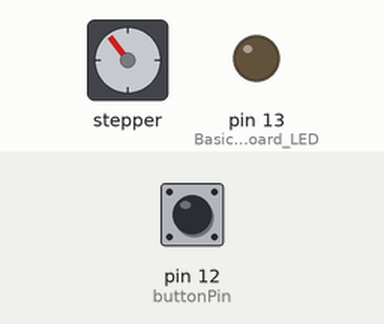
This sketch was run on a simulated Arduino Uno, built with avr-gcc and run on an emulated ATmega328P. Parts: stepper motor, output pins drawn as LEDs (lit = HIGH). The inputs (shaded band) are chosen by the test bench; at power-on: pin 12 (buttonPin) LOW. Stepper angles assume 4096 steps per turn.

Above: at 1.2 s.
1.3 s: pin 12 (buttonPin) pulled HIGH for 0.15 s
At 1.65 s:
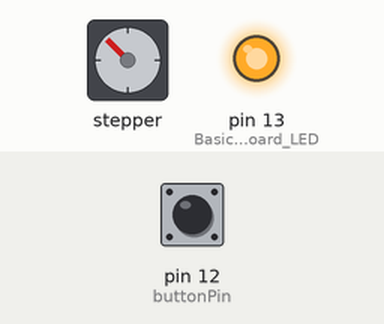
4.3 s: pin 12 (buttonPin) pulled HIGH for 1 s
At 4.67 s:
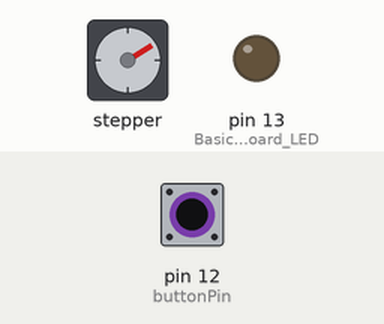
7.3 s: pin 12 (buttonPin) pulled HIGH for 0.15 s
At 7.98 s:
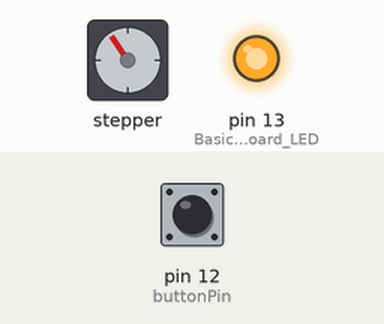
10.4 s: pin 12 (buttonPin) pulled HIGH for 3.2 s
At 11.59 s:
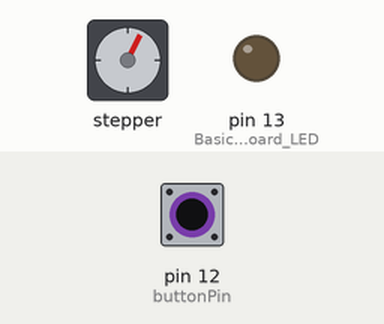
15.6 s: pin 12 (buttonPin) pulled HIGH for 0.15 s
At 15.8 s:
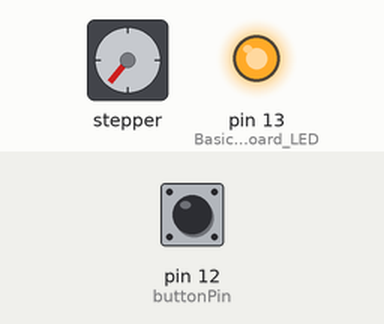
18.6 s: pin 12 (buttonPin) pulled HIGH for 1 s
At 19.72 s:
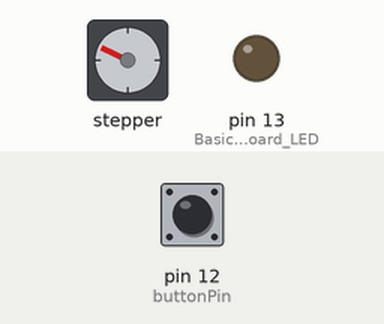
Timing chart, 0 to 25.8 s (numbered marks = the images above; inputs shaded):
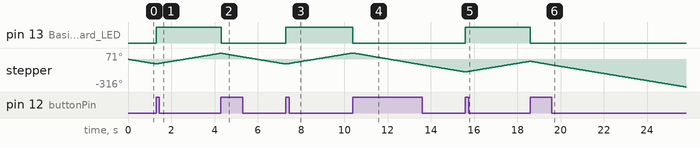

The sketch:

RobotArm.ino
```cpp
#include <AccelStepper.h>
#define HALFSTEP 8

//Motorpins for base stepper
#define BasePin1 11
#define BasePin2 10
#define BasePin3 9
#define BasePin4 8

//changing variables
const int buttonPin = 12;     // the number of the pushbutton pin
int ledState = 0;
int buttonState = 1;         // variable for reading the pushbutton status
int prevState = 0;
int pos = 0;
int reverse = 0;

AccelStepper base(HALFSTEP, BasePin1, BasePin3, BasePin2, BasePin4);

void setup(){
  pinMode(buttonPin, INPUT); //Pin wired to breadboard with switch. Currently set to pin 12.
  pinMode(LED_BUILTIN, OUTPUT); //Basic On-board LED
  base.setMaxSpeed(1000.0);
  base.setAcceleration(100.0);
  base.setSpeed(200);
  base.setCurrentPosition(0);
  printf("lul");
}

void loop(){
  //base.moveTo(2000);
  buttonState = digitalRead(buttonPin);

  if(buttonState == HIGH){
    if(prevState == 0){
      if (ledState == 1){//Inverting the current LEDsignal
        ledState = 0;
      }
      else{
        ledState = 1;
      }
    }
    prevState = 1;
  }
  else if(buttonState == LOW){
    prevState = 0;
  }

  if (ledState == 1) {//Interacts with the stepper motor.
    // turn LED on:
     digitalWrite(LED_BUILTIN, HIGH);
     base.setSpeed(500);
     base.runSpeed();
  } else {
    // turn LED off:
    base.setSpeed(-500);
    base.runSpeed();
    digitalWrite(LED_BUILTIN, LOW);
  }
}
```

Measured:
- after the input at 1.3 s, pin 13 (Basic_On-board_LED): LOW → HIGH at once
- after the input at 4.3 s, pin 13 (Basic_On-board_LED): HIGH → LOW at once
- after the input at 7.3 s, pin 13 (Basic_On-board_LED): LOW → HIGH at once
- after the input at 10.4 s, pin 13 (Basic_On-board_LED): HIGH → LOW at once
- after the input at 15.6 s, pin 13 (Basic_On-board_LED): LOW → HIGH at once
- after the input at 18.6 s, pin 13 (Basic_On-board_LED): HIGH → LOW at once
